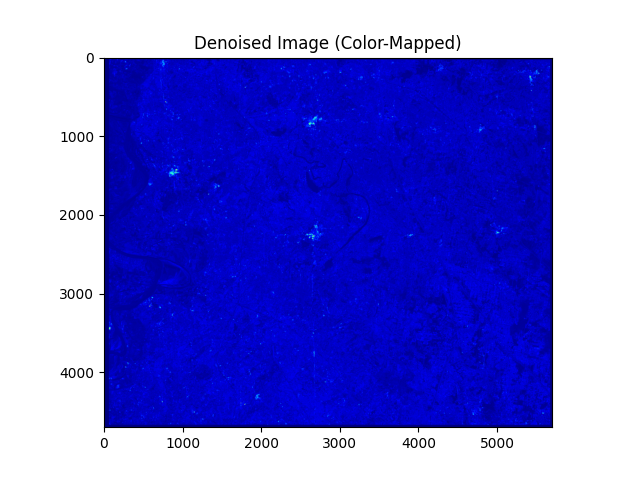

Write the Python code that produced this figure.
'color mapped'
import cv2
import numpy as np
import matplotlib.pyplot as plt

# Load the grayscale image
image = cv2.imread("C:\\Users\\ma\\project\\data\\Labdata\\ShahzadpurHH.tif", 0)

# Apply noise reduction
blurred_image = cv2.GaussianBlur(image, (5, 5), 0)

# Apply a colormap for visualization
colormap_image = cv2.applyColorMap(blurred_image, cv2.COLORMAP_JET)

# Display the color-mapped image
plt.imshow(cv2.cvtColor(colormap_image, cv2.COLOR_BGR2RGB))
plt.title('Denoised Image (Color-Mapped)')
plt.show()
